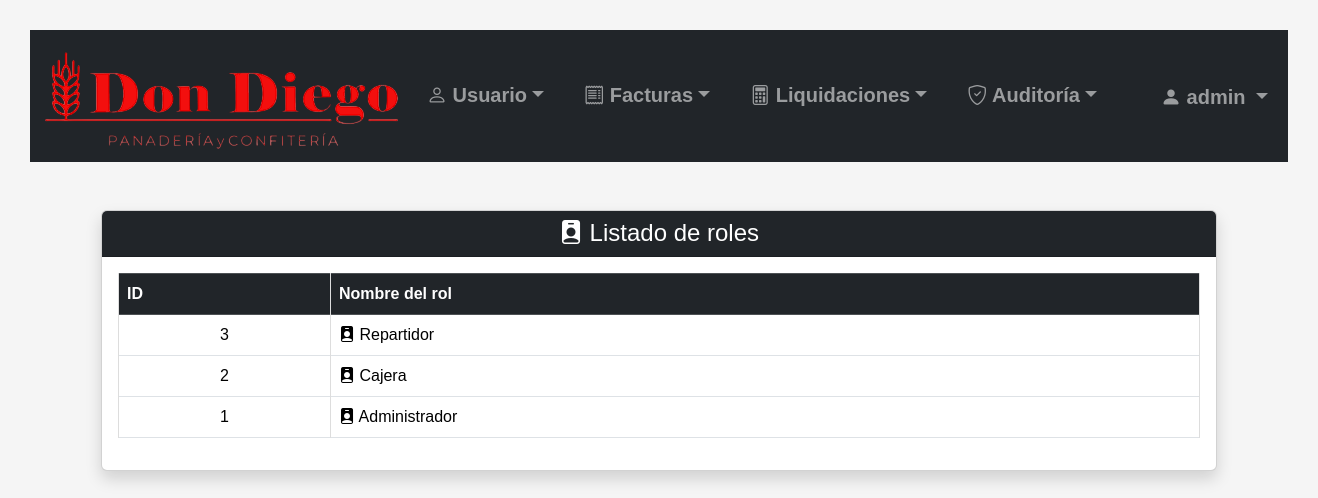
/listar_roles.php (signed in), run on the app's committed database.
### tables this page shows
CREATE TABLE `usuario` (
  `id` smallint(5) UNSIGNED NOT NULL,
  `usuario` varchar(32) NOT NULL,
  `contrasenia` varchar(255) NOT NULL,
  `activo` tinyint(1) NOT NULL DEFAULT 1,
  `id_ROL` tinyint(3) UNSIGNED NOT NULL
);

CREATE TABLE `rol` (
  `id` tinyint(3) UNSIGNED NOT NULL,
  `nombre` varchar(20) NOT NULL
);

### listar_roles.php (the view, shortened to what this page needs)
<?php
require_once "conexion.php";
$sql = "SELECT  id, nombre FROM rol ORDER BY id DESC";
$stmt = $conexion->prepare($sql);
$stmt->execute();
$roles = $stmt->fetchAll(PDO::FETCH_ASSOC);
?>
<!DOCTYPE html>
<html lang="es">
<head>
    <link rel="stylesheet" href="css/bootstrap-5.3.8/css/bootstrap.min.css">
    <link rel="stylesheet" href="imagenes/bootstrap-icons-1.13.1/bootstrap-icons.min.css">
    <link rel="stylesheet" href="css/estilo.css">
</head>
<body>
    <?php require_once "menu.php"; ?>
    <div class="container mt-5">
        <div class="card shadow mb-5">
            <div class="card-header bg-dark text-white text-center">
                <h4 class="mb-0"><i class="bi bi-person-badge-fill"></i> Listado de roles</h4>
            </div>
            <div class="card-body">
                <?php if (count($roles) > 0): ?>
                    <div class="table-responsive">
                        <table class="table table-bordered table-hover align-middle">
                            <thead class="table-dark text-center">
                                <tr>
                                    <th>ID</th>
                                    <th>Nombre del rol</th>
                                </tr>
                            </thead>
                            <tbody>
                                <?php foreach ($roles as $rol): ?>
                                    <tr>
                                        <td class="text-center"><?= htmlspecialchars($rol["id"]) ?></td>
                                        <td><i class="bi bi-person-badge-fill"></i> <?= htmlspecialchars($rol["nombre"]) ?></td>
                                   </tr>
                                <?php endforeach; ?>
                            </tbody>
                        </table>
                    </div>
                <?php endif; ?>
            </div>
        </div>
    </div>
</body>
</html>

### menu.php (shortened to what this page needs)
<?php
if (isset($_SESSION["id_usuario"])) {
    $sqlUsuario = "SELECT usuario FROM usuario WHERE id = ?";
    $stmtUsuario = $conexion->prepare($sqlUsuario);
    $stmtUsuario->execute([$_SESSION["id_usuario"]]);
    $usuarioLogueado = $stmtUsuario->fetch(PDO::FETCH_ASSOC);
}
?>
<nav class="navbar navbar-expand-lg navbar-dark bg-dark">
    <div class="container-fluid">
        <a class="navbar-brand flex-grow-1" href="https://www.dondiegouy.com/"><img src="imagenes/logo.png" alt="Panaderia" class="d-inline-block align-text-top logo-menu"></a>
        <div class="offcanvas offcanvas-end text-bg-dark" tabindex="-1" id="menuNavegacion" aria-labelledby="menuNavegacionLabel">
            <div class="offcanvas-body justify-content-center">
                <ul class="navbar-nav flex-grow-1 pe-3 gap-4 fs-5">
                    <li class="nav-item dropdown nav-underline">
                        <a class="nav-link dropdown-toggle fw-bold" href="#" role="button" data-bs-toggle="dropdown" aria-expanded="false"><i class="bi bi-person"></i> Usuario</a>
                    </li>
                    <li class="nav-item dropdown nav-underline">
                        <a class="nav-link dropdown-toggle fw-bold" href="#" role="button" data-bs-toggle="dropdown" aria-expanded="false"><i class="bi bi-receipt"></i> Facturas</a>
                    </li>
                    <li class="nav-item dropdown nav-underline">
                        <a class="nav-link dropdown-toggle fw-bold" href="#" role="button" data-bs-toggle="dropdown" aria-expanded="false"><i class="bi bi-calculator"></i> Liquidaciones</a>
                    </li>
                    <li class="nav-item dropdown nav-underline">
                        <a class="nav-link dropdown-toggle fw-bold" href="#" role="button" data-bs-toggle="dropdown" aria-expanded="false"><i class="bi bi-shield-check"></i> Auditoría</a>
                    </li>
                    <li class="nav-item dropdown mt-auto pe-3 fs-5 d-xxl-none">
                       <a class="nav-link dropdown-toggle fw-bold usuario-menu" href="#" role="button" data-bs-toggle="dropdown" aria-expanded="false">
                            <i class="bi bi-person-fill"></i>
                            <?= htmlspecialchars($usuarioLogueado["usuario"]) ?>
                        </a>
                    </li>
                </ul>
            </div>
        </div>
    </div>
</nav>

### estilo.css (style rules this page uses)
body { font-family: Arial, sans-serif; margin: 30px; background: #f5f5f5; }
table { width: 100%; border-collapse: collapse; background: white; }
th, td { padding: 10px; border: 1px solid #ddd; text-align: left; }
th { background: #eee; }

### data on the page
usuario: usuario "admin"
rol: id "3", nombre "Repartidor"
rol: id "2", nombre "Cajera"
rol: id "1", nombre "Administrador"
